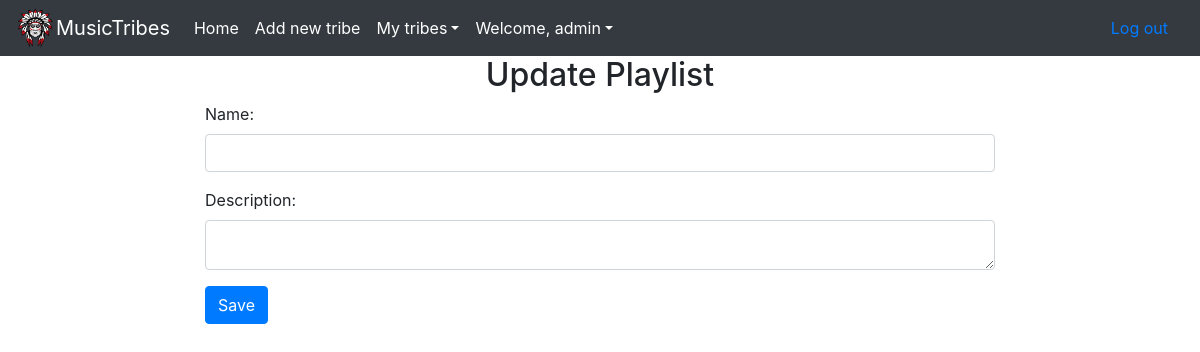
Page /tribes/playlist/3/update_playlist (signed in) on the earlier database version.
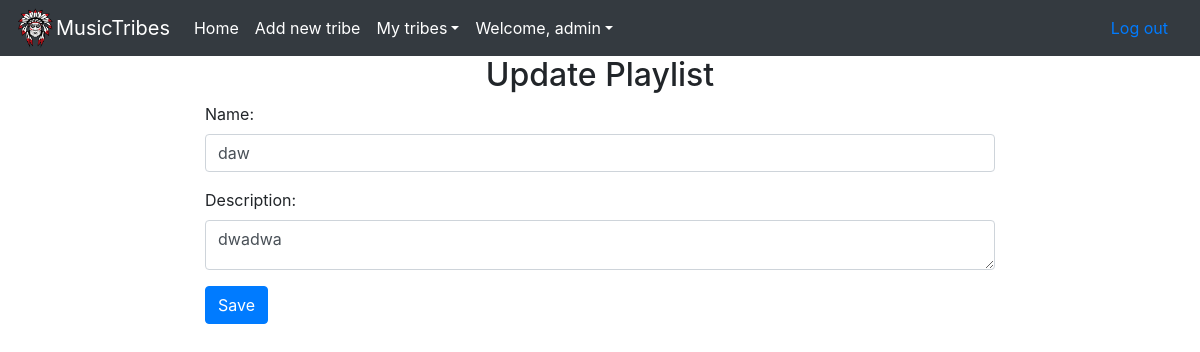
Same page on the later database version.
### app/models.py (models this page shows, shortened)
class TimeStamped(models.Model):
    created_at = models.DateTimeField(editable=False)
    updated_at = models.DateTimeField(editable=False)
    class Meta:
        abstract = True

class Playlist(TimeStamped):
    tribe = models.ForeignKey(Tribe,on_delete=models.CASCADE)
    name = models.CharField(unique=False,blank=False,max_length=128)
    creator = models.ForeignKey(Profile,on_delete=models.CASCADE,default=1)
    description = models.TextField(max_length=1000)

### app/views.py (the view)
# urls.py: path('playlist/<int:playlist_id>/update_playlist', views.update_playlist, name='update_playlist'),
def update_playlist(request,playlist_id):
    playlist = Playlist.objects.filter(pk=playlist_id).first()
    if request.method == 'POST' and playlist.tribe.chieftain == request.user.profile:
        form = PlaylistForm(request.POST, instance = playlist)
        if form.is_valid():
            saved_playlist = form.save()
            return HttpResponseRedirect(reverse('app:playlist', args=(saved_playlist.tribe.id,saved_playlist.id,)))
    else:
        form = PlaylistForm(instance=playlist)
    context = { 'form':form, 'action':'update', }
    return render(request, 'app/update_playlist.html', context)

### app/forms.py
class PlaylistForm(ModelForm):
    class Meta:
        model = Playlist
        fields = ['name','description']

### app/templates/app/update_playlist.html (shortened to what this page needs)
{% extends 'app/base.html' %}
{% load static %}
{% block content %}
<div class="row">
        <div class="col-md-12"><h2 class="text-center">Update Playlist</h2></div>
    </div>
        <form method="post" accept-charset="utf-8">
            {%include 'includes/bs4_form.html' with form=form %}
            <div class="row">
            <div class="col-md-8 mx-auto"><input type="submit" value="Save" class="btn btn-primary"></div>
            </form>
{% endblock %}

### app/templates/includes/bs4_form.html (shortened to what this page needs)
{% load widget_tweaks %}
            {% for field in form.visible_fields %}
                <div class="row form-group">
                    <div class="col-md-8 controls mx-auto">
                    {{ field.label_tag }}
                    {% if form.is_bound %}
                        {% if field.errors %}
                            {% render_field field class="form-control is-invalid" %}
                            {% for error in field.errors %}
                                <div class="invalid-feedback">
                                    {{ error }}
                                </div>
                            {% endfor %}
                            {% else %}
                            {% render_field field class="form-control is-valid" %}
                        {% endif %}
                        {% else %}
                        {% render_field field class="form-control" %}
                    {% endif %}
                </div>
            </div>
            {% endfor %}

Differences in the rows shown:
added Playlist: name "daw" "dwadwa"
